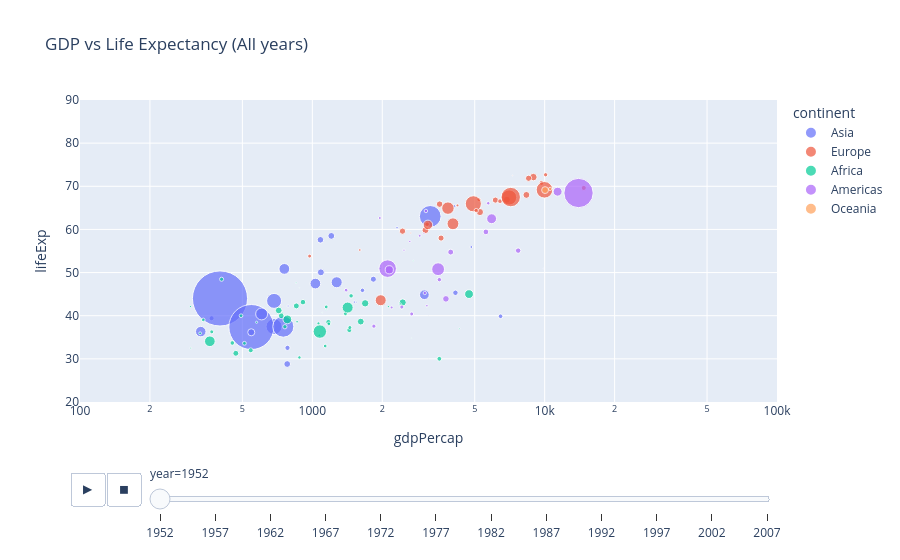

The notebook cell this image was saved under:
### Markdown cell above
#### Animated Scatter Plot — GDP vs Life Expectancy Over Time
Show trends dynamically over time.

### Code cell
fig = px.scatter(df,
                 x = 'gdpPercap',
                 y = 'lifeExp',
                 animation_frame = 'year',
                 animation_group = 'country',
                 color = 'continent',
                 size  = 'pop',
                 log_x = True,
                 hover_name = 'country',
                 size_max = 60,
                 range_y = [20, 90],
                 range_x = [100, 100000],
                 title = 'GDP vs Life Expectancy (All years)'
)
fig.show()

### Figure 1 — Plotly figure (JSON) as saved in the notebook; plotly's stock layout.template omitted (floating-point values rounded to 4 significant figures)
{"data": [{"hovertemplate": "<b>%{hovertext}</b><br><br>continent=Asia<br>year=1952<br>gdpPercap=%{x}<br>lifeExp=%{y}<br>pop=%{marker.size}<extra></extra>", "hovertext": ["Afghanistan", "Bahrain", "Bangladesh", "Cambodia", "China", "Hong Kong, China", "India", "Indonesia", "Iran", "Iraq", "Israel", "Japan", "Jordan", "Korea, Dem. Rep.", "Korea, Rep.", "Kuwait", "Lebanon", "Malaysia", "Mongolia", "Myanmar", "Nepal", "Oman", "Pakistan", "Philippines", "Saudi Arabia", "Singapore", "Sri Lanka", "Syria", "Taiwan", "Thailand", "Vietnam", "West Bank and Gaza", "Yemen, Rep."], "ids": ["Afghanistan", "Bahrain", "Bangladesh", "Cambodia", "China", "Hong Kong, China", "India", "Indonesia", "Iran", "Iraq", "Israel", "Japan", "Jordan", "Korea, Dem. Rep.", "Korea, Rep.", "Kuwait", "Lebanon", "Malaysia", "Mongolia", "Myanmar", "Nepal", "Oman", "Pakistan", "Philippines", "Saudi Arabia", "Singapore", "Sri Lanka", "Syria", "Taiwan", "Thailand", "Vietnam", "West Bank and Gaza", "Yemen, Rep."], "legendgroup": "Asia", "marker": {"color": "#636efa", "size": [8425333, 120447, 46886859, 4693836, 556263527, 2125900, 372000000, 82052000, 17272000, 5441766, 1620914, 86459025, 607914, 8865488, 20947571, 160000, 1439529, 6748378, 800663, 20092996, 9182536, 507833, 41346560, 22438691, 4005677, 1127000, 7982342, 3661549, 8550362, 21289402, 26246839, 1030585, 4963829], "sizemode": "area", "sizeref": 366300.0, "symbol": "circle"}, "mode": "markers", "name": "Asia", "orientation": "v", "showlegend": true, "type": "scatter", "x": [779.4, 9867.0, 684.2, 368.5, 400.4, 3054.0, 546.6, 749.7, 3035.0, 4130.0, 4087.0, 3217.0, 1547.0, 1088.0, 1031.0, 108400.0, 4835.0, 1831.0, 786.6, 331.0, 545.9, 1828.0, 684.6, 1273.0, 6460.0, 2315.0, 1084.0, 1643.0, 1207.0, 757.8, 605.1, 1516.0, 781.7], "xaxis": "x", "y": [28.8, 50.94, 37.48, 39.42, 44.0, 60.96, 37.37, 37.47, 44.87, 45.32, 65.39, 63.03, 43.16, 50.06, 47.45, 55.56, 55.93, 48.46, 42.24, 36.32, 36.16, 37.58, 43.44, 47.75, 39.88, 60.4, 57.59, 45.88, 58.5, 50.85, 40.41, 43.16, 32.55], "yaxis": "y"}, {"hovertemplate": "<b>%{hovertext}</b><br><br>continent=Europe<br>year=1952<br>gdpPercap=%{x}<br>lifeExp=%{y}<br>pop=%{marker.size}<extra></extra>", "hovertext": ["Albania", "Austria", "Belgium", "Bosnia and Herzegovina", "Bulgaria", "Croatia", "Czech Republic", "Denmark", "Finland", "France", "Germany", "Greece", "Hungary", "Iceland", "Ireland", "Italy", "Montenegro", "Netherlands", "Norway", "Poland", "Portugal", "Romania", "Serbia", "Slovak Republic", "Slovenia", "Spain", "Sweden", "Switzerland", "Turkey", "United Kingdom"], "ids": ["Albania", "Austria", "Belgium", "Bosnia and Herzegovina", "Bulgaria", "Croatia", "Czech Republic", "Denmark", "Finland", "France", "Germany", "Greece", "Hungary", "Iceland", "Ireland", "Italy", "Montenegro", "Netherlands", "Norway", "Poland", "Portugal", "Romania", "Serbia", "Slovak Republic", "Slovenia", "Spain", "Sweden", "Switzerland", "Turkey", "United Kingdom"], "legendgroup": "Europe", "marker": {"color": "#EF553B", "size": [1282697, 6927772, 8730405, 2791000, 7274900, 3882229, 9125183, 4334000, 4090500, 42459667, 69145952, 7733250, 9504000, 147962, 2952156, 47666000, 413834, 10381988, 3327728, 25730551, 8526050, 16630000, 6860147, 3558137, 1489518, 28549870, 7124673, 4815000, 22235677, 50430000], "sizemode": "area", "sizeref": 366300.0, "symbol": "circle"}, "mode": "markers", "name": "Europe", "orientation": "v", "showlegend": true, "type": "scatter", "x": [1601.0, 6137.0, 8343.0, 973.5, 2444.0, 3119.0, 6876.0, 9692.0, 6425.0, 7030.0, 7144.0, 3531.0, 5264.0, 7268.0, 5210.0, 4931.0, 2648.0, 8942.0, 10100.0, 4029.0, 3068.0, 3145.0, 3581.0, 5075.0, 4215.0, 3834.0, 8528.0, 14730.0, 1969.0, 9980.0], "xaxis": "x", "y": [55.23, 66.8, 68.0, 53.82, 59.6, 61.21, 66.87, 70.78, 66.55, 67.41, 67.5, 65.86, 64.03, 72.49, 66.91, 65.94, 59.16, 72.13, 72.67, 61.31, 59.82, 61.05, 58.0, 64.36, 65.57, 64.94, 71.86, 69.62, 43.59, 69.18], "yaxis": "y"}, {"hovertemplate": "<b>%{hovertext}</b><br><br>continent=Africa<br>year=1952<br>gdpPercap=%{x}<br>lifeExp=%{y}<br>pop=%{marker.size}<extra></extra>", "hovertext": ["Algeria", "Angola", "Benin", "Botswana", "Burkina Faso", "Burundi", "Cameroon", "Central African Republic", "Chad", "Comoros", "Congo, Dem. Rep.", "Congo, Rep.", "Cote d'Ivoire", "Djibouti", "Egypt", "Equatorial Guinea", "Eritrea", "Ethiopia", "Gabon", "Gambia", "Ghana", "Guinea", "Guinea-Bissau", "Kenya", "Lesotho", "Liberia", "Libya", "Madagascar", "Malawi", "Mali", "Mauritania", "Mauritius", "Morocco", "Mozambique", "Namibia", "Niger", "Nigeria", "Reunion", "Rwanda", "Sao Tome and Principe", "Senegal", "Sierra Leone", "Somalia", "South Africa", "Sudan", "Swaziland", "Tanzania", "Togo", "Tunisia", "Uganda", "Zambia", "Zimbabwe"], "ids": ["Algeria", "Angola", "Benin", "Botswana", "Burkina Faso", "Burundi", "Cameroon", "Central African Republic", "Chad", "Comoros", "Congo, Dem. Rep.", "Congo, Rep.", "Cote d'Ivoire", "Djibouti", "Egypt", "Equatorial Guinea", "Eritrea", "Ethiopia", "Gabon", "Gambia", "Ghana", "Guinea", "Guinea-Bissau", "Kenya", "Lesotho", "Liberia", "Libya", "Madagascar", "Malawi", "Mali", "Mauritania", "Mauritius", "Morocco", "Mozambique", "Namibia", "Niger", "Nigeria", "Reunion", "Rwanda", "Sao Tome and Principe", "Senegal", "Sierra Leone", "Somalia", "South Africa", "Sudan", "Swaziland", "Tanzania", "Togo", "Tunisia", "Uganda", "Zambia", "Zimbabwe"], "legendgroup": "Africa", "marker": {"color": "#00cc96", "size": [9279525, 4232095, 1738315, 442308, 4469979, 2445618, 5009067, 1291695, 2682462, 153936, 14100005, 854885, 2977019, 63149, 22223309, 216964, 1438760, 20860941, 420702, 284320, 5581001, 2664249, 580653, 6464046, 748747, 863308, 1019729, 4762912, 2917802, 3838168, 1022556, 516556, 9939217, 6446316, 485831, 3379468, 33119096, 257700, 2534927, 60011, 2755589, 2143249, 2526994, 14264935, 8504667, 290243, 8322925, 1219113, 3647735, 5824797, 2672000, 3080907], "sizemode": "area", "sizeref": 366300.0, "symbol": "circle"}, "mode": "markers", "name": "Africa", "orientation": "v", "showlegend": true, "type": "scatter", "x": [2449.0, 3521.0, 1063.0, 851.2, 543.3, 339.3, 1173.0, 1071.0, 1179.0, 1103.0, 780.5, 2126.0, 1389.0, 2670.0, 1419.0, 375.6, 328.9, 362.1, 4293.0, 485.2, 911.3, 510.2, 299.9, 853.5, 298.8, 575.6, 2388.0, 1443.0, 369.2, 452.3, 743.1, 1968.0, 1688.0, 468.5, 2424.0, 761.9, 1077.0, 2719.0, 493.3, 879.6, 1450.0, 879.8, 1136.0, 4725.0, 1616.0, 1148.0, 716.7, 859.8, 1468.0, 734.8, 1147.0, 406.9], "xaxis": "x", "y": [43.08, 30.02, 38.22, 47.62, 31.98, 39.03, 38.52, 35.46, 38.09, 40.72, 39.14, 42.11, 40.48, 34.81, 41.89, 34.48, 35.93, 34.08, 37.0, 30.0, 43.15, 33.61, 32.5, 42.27, 42.14, 38.48, 42.72, 36.68, 36.26, 33.69, 40.54, 50.99, 42.87, 31.29, 41.73, 37.44, 36.32, 52.72, 40.0, 46.47, 37.28, 30.33, 32.98, 45.01, 38.63, 41.41, 41.22, 38.6, 44.6, 39.98, 42.04, 48.45], "yaxis": "y"}, {"hovertemplate": "<b>%{hovertext}</b><br><br>continent=Americas<br>year=1952<br>gdpPercap=%{x}<br>lifeExp=%{y}<br>pop=%{marker.size}<extra></extra>", "hovertext": ["Argentina", "Bolivia", "Brazil", "Canada", "Chile", "Colombia", "Costa Rica", "Cuba", "Dominican Republic", "Ecuador", "El Salvador", "Guatemala", "Haiti", "Honduras", "Jamaica", "Mexico", "Nicaragua", "Panama", "Paraguay", "Peru", "Puerto Rico", "Trinidad and Tobago", "United States", "Uruguay", "Venezuela"], "ids": ["Argentina", "Bolivia", "Brazil", "Canada", "Chile", "Colombia", "Costa Rica", "Cuba", "Dominican Republic", "Ecuador", "El Salvador", "Guatemala", "Haiti", "Honduras", "Jamaica", "Mexico", "Nicaragua", "Panama", "Paraguay", "Peru", "Puerto Rico", "Trinidad and Tobago", "United States", "Uruguay", "Venezuela"], "legendgroup": "Americas", "marker": {"color": "#ab63fa", "size": [17876956, 2883315, 56602560, 14785584, 6377619, 12350771, 926317, 6007797, 2491346, 3548753, 2042865, 3146381, 3201488, 1517453, 1426095, 30144317, 1165790, 940080, 1555876, 8025700, 2227000, 662850, 157553000, 2252965, 5439568], "sizemode": "area", "sizeref": 366300.0, "symbol": "circle"}, "mode": "markers", "name": "Americas", "orientation": "v", "showlegend": true, "type": "scatter", "x": [5911.0, 2677.0, 2109.0, 11370.0, 3940.0, 2144.0, 2627.0, 5587.0, 1398.0, 3522.0, 3048.0, 2428.0, 1840.0, 2195.0, 2899.0, 3478.0, 3112.0, 2480.0, 1952.0, 3759.0, 3082.0, 3023.0, 13990.0, 5717.0, 7690.0], "xaxis": "x", "y": [62.48, 40.41, 50.92, 68.75, 54.74, 50.64, 57.21, 59.42, 45.93, 48.36, 45.26, 42.02, 37.58, 41.91, 58.53, 50.79, 42.31, 55.19, 62.65, 43.9, 64.28, 59.1, 68.44, 66.07, 55.09], "yaxis": "y"}, {"hovertemplate": "<b>%{hovertext}</b><br><br>continent=Oceania<br>year=1952<br>gdpPercap=%{x}<br>lifeExp=%{y}<br>pop=%{marker.size}<extra></extra>", "hovertext": ["Australia", "New Zealand"], "ids": ["Australia", "New Zealand"], "legendgroup": "Oceania", "marker": {"color": "#FFA15A", "size": [8691212, 1994794], "sizemode": "area", "sizeref": 366300.0, "symbol": "circle"}, "mode": "markers", "name": "Oceania", "orientation": "v", "showlegend": true, "type": "scatter", "x": [10040.0, 10560.0], "xaxis": "x", "y": [69.12, 69.39], "yaxis": "y"}], "layout": {"legend": {"itemsizing": "constant", "title": {"text": "continent"}, "tracegroupgap": 0}, "sliders": [{"active": 0, "currentvalue": {"prefix": "year="}, "len": 0.9, "pad": {"b": 10, "t": 60}, "steps": [{"args": [["1952"], {"frame": {"duration": 0, "redraw": false}, "fromcurrent": true, "mode": "immediate", "transition": {"duration": 0, "easing": "linear"}}], "label": "1952", "method": "animate"}, {"args": [["1957"], {"frame": {"duration": 0, "redraw": false}, "fromcurrent": true, "mode": "immediate", "transition": {"duration": 0, "easing": "linear"}}], "label": "1957", "method": "animate"}, {"args": [["1962"], {"frame": {"duration": 0, "redraw": false}, "fromcurrent": true, "mode": "immediate", "transition": {"duration": 0, "easing": "linear"}}], "label": "1962", "method": "animate"}, {"args": [["1967"], {"frame": {"duration": 0, "redraw": false}, "fromcurrent": true, "mode": "immediate", "transition": {"duration": 0, "easing": "linear"}}], "label": "1967", "method": "animate"}, {"args": [["1972"], {"frame": {"duration": 0, "redraw": false}, "fromcurrent": true, "mode": "immediate", "transition": {"duration": 0, "easing": "linear"}}], "label": "1972", "method": "animate"}, {"args": [["1977"], {"frame": {"duration": 0, "redraw": false}, "fromcurrent": true, "mode": "immediate", "transition": {"duration": 0, "easing": "linear"}}], "label": "1977", "method": "animate"}, {"args": [["1982"], {"frame": {"duration": 0, "redraw": false}, "fromcurrent": true, "mode": "immediate", "transition": {"duration": 0, "easing": "linear"}}], "label": "1982", "method": "animate"}, {"args": [["1987"], {"frame": {"duration": 0, "redraw": false}, "fromcurrent": true, "mode": "immediate", "transition": {"duration": 0, "easing": "linear"}}], "label": "1987", "method": "animate"}, {"args": [["1992"], {"frame": {"duration": 0, "redraw": false}, "fromcurrent": true, "mode": "immediate", "transition": {"duration": 0, "easing": "linear"}}], "label": "1992", "method": "animate"}, {"args": [["1997"], {"frame": {"duration": 0, "redraw": false}, "fromcurrent": true, "mode": "immediate", "transition": {"duration": 0, "easing": "linear"}}], "label": "1997", "method": "animate"}, {"args": [["2002"], {"frame": {"duration": 0, "redraw": false}, "fromcurrent": true, "mode": "immediate", "transition": {"duration": 0, "easing": "linear"}}], "label": "2002", "method": "animate"}, {"args": [["2007"], {"frame": {"duration": 0, "redraw": false}, "fromcurrent": true, "mode": "immediate", "transition": {"duration": 0, "easing": "linear"}}], "label": "2007", "method": "animate"}], "x": 0.1, "xanchor": "left", "y": 0, "yanchor": "top"}], "title": {"text": "GDP vs Life Expectancy (All years)"}, "updatemenus": [{"buttons": [{"args": [null, {"frame": {"duration": 500, "redraw": false}, "fromcurrent": true, "mode": "immediate", "transition": {"duration": 500, "easing": "linear"}}], "label": "&#9654;", "method": "animate"}, {"args": [[null], {"frame": {"duration": 0, "redraw": false}, "fromcurrent": true, "mode": "immediate", "transition": {"duration": 0, "easing": "linear"}}], "label": "&#9724;", "method": "animate"}], "direction": "left", "pad": {"r": 10, "t": 70}, "showactive": false, "type": "buttons", "x": 0.1, "xanchor": "right", "y": 0, "yanchor": "top"}], "xaxis": {"anchor": "y", "domain": [0, 1], "range": [2, 5], "title": {"text": "gdpPercap"}, "type": "log"}, "yaxis": {"anchor": "x", "domain": [0, 1], "range": [20, 90], "title": {"text": "lifeExp"}}}}
